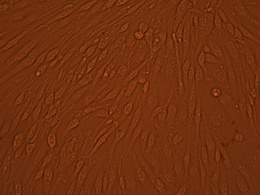
%> input picture Medical Imaging/Project/cell2.jpg, 260 x 195 px, shrunk from 1024 x 768 before the run
$ octave Test2.m   (GNU Octave 9; MATLAB toolbox functions it lacks are replaced by stand-ins)
%> lines starting %> are read from the running program, lines starting %| are printed output that depends on the picture; in (x1, y1, x2, y2) boxes, pixels count from 0 and x2, y2 are one past the last pixel; in counts of white or black regions, pixels touching at a corner belong together; the program's own positions count from 1
clear all

I = imread('cell2.jpg');
%> I is the input picture: size 195x260x3 uint8; mean R, G, B 113.4, 48.3, 15.1
Ig = rgb2gray(I);
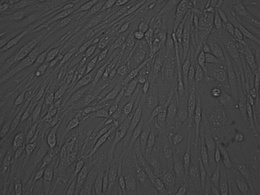
%> Ig: size 195x260 uint8; min 24, max 139, mean 64
nhood = [32 32];    % change per iteration?!?!1

for j = 1:4
    Igmed = medfilt2(Ig, nhood./2);
    J = adapthisteq(Igmed);
    Ig = J;
end
%> this loop made 4 passes
%> pass 1, `J = adapthisteq(Igmed);`:
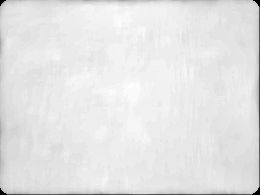
%> J: size 195x260 uint8; min 0, max 255, mean 228.9

jbin = J > 190;
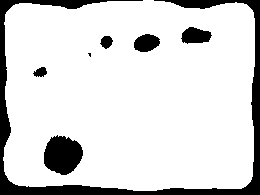
%> jbin: size 195x260 logical; 85.4% white; 7 black regions (1 under 20 px), largest, box (x1, y1, x2, y2) and area: (0, 0, 260, 195) 5309, (44, 135, 83, 175) 1160, (181, 27, 212, 44) 376, (134, 34, 160, 52) 353, (100, 36, 113, 49) 117, (33, 67, 47, 77) 96
imshow(jbin);

figure(1)
imshow(I)
title('original')
figure(2)
imshow(Igmed)
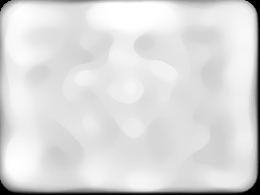
%> displayed picture: size 195x260, on the screen's scale of 0 to 255; min 0, max 255, mean 219.7
title('last median filtered pic')
figure(3)
imshow(J)
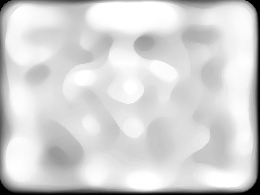
%> displayed picture: size 195x260, on the screen's scale of 0 to 255; min 0, max 255, mean 212.2
title('last adaptive hist equalized pic')
figure(4)
imshow(jbin);
title('binary threshold applied')

%%
% Speckling
% Tails

[Fxmed Fymed] = gradient(double(I(:, :, 1)));
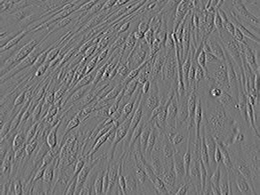
%> Fxmed: size 195x260 double; min -43.5, max 50.5, mean 0; drawn with min black and max white
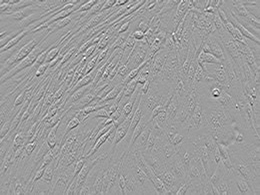
%> Fymed: size 195x260 double; min -61.5, max 38.5, mean 0; drawn with min black and max white
[Fx Fy] = gradient(double(I(:, :, 1)));
